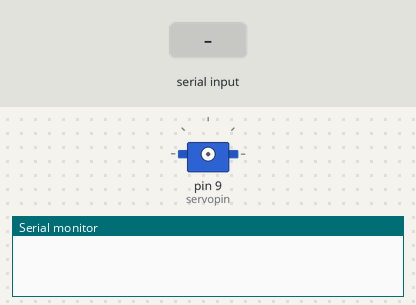
A sketch run on a simulated Arduino Uno, built with avr-gcc and run on an emulated ATmega328P. Shown: servo, the last lines printed to the serial monitor. Wiring (inferred from the names in the program): servo: signal pin 9. The inputs (shaded band) are chosen by the test bench. Servo pulses on a pin are drawn as a servo (544–2400 µs = 0–180°).

Above: at 1.2 s.
1.3 s: "90,45\n" received over Serial
At 2.7 s:
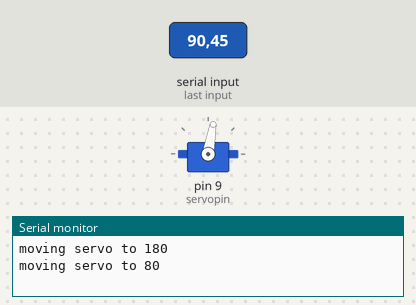
4.3 s: "30,150\n" received over Serial
At 6.3 s:
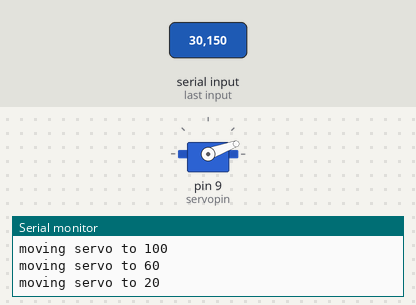
7.3 s: "200\n" received over Serial
At 8.0 s:
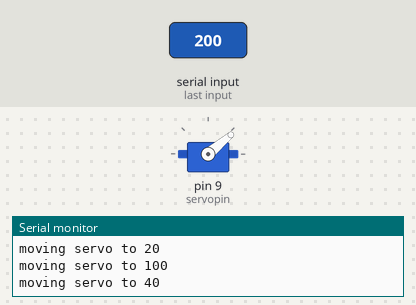
9.1 s: "90\n" received over Serial
At 10.3 s:
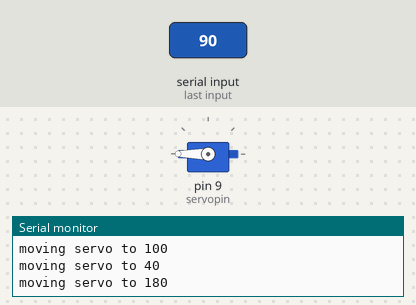
Timing chart, 0 to 11.6 s (numbered marks = the images above; inputs shaded):
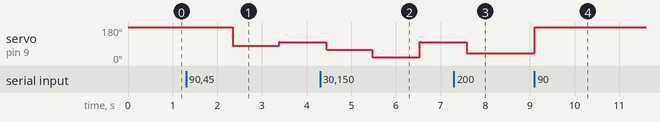

Measured:
- after the input at 1.3 s, servo on pin 9 (servopin): 180° → 80° after 1.0 s, → 100° 1.0 s later
- after the input at 4.3 s, servo on pin 9 (servopin): 100° → 60° after 0.14 s, → 20° 1.0 s later, → 100° 1.1 s later
- after the input at 7.3 s, servo on pin 9 (servopin): 100° → 40° after 0.28 s
- after the input at 9.1 s, servo on pin 9 (servopin): 40° → 180° at once

The sketch:

Servo_motor_V1.ino
```cpp
int servopin=9;// Define the digital interface #9,connect servo signal wire
int myangle;// Define Angle variables
int pulsewidth;// Define Pulse width variables
int val;
void servopulse(int servopin,int myangle)// Define a pulse function
{
pulsewidth=(myangle*11)+500;//Turn the angle into Pulse width value 500-2480
digitalWrite(servopin,HIGH);// Turn up the servo interface level
delayMicroseconds(pulsewidth);//Delay the microseconds of the pulse width value
digitalWrite(servopin,LOW);// Turn down the servo interface level

delay(20-pulsewidth/1000);
}
void setup()
{
pinMode(servopin,OUTPUT);// Set servo interface as output
Serial.begin(9600);//Connect to serial port,baud rate is 9600. Serial.println("servo=o_seral_simple ready" ) ;
}
void loop()//Turn 0-9 into 0-180 degree angle, and make the LED blink relevantly.
{
val=Serial.read();//Read serial port¡¯s value
if(val>'0'&&val<='9')
{
val=val-'0';// Turn characteristic quantity into numerical variable
val=val*(180/9);// Turn figure into angle degree
Serial.print("moving servo to ");
Serial.print(val,DEC);
Serial.println();
for(int i=0;i<=50;i++) // Give the servo enough time to rotate to appointed angle
{
servopulse(servopin,val);//Quote pulse function
}
}
}
```
